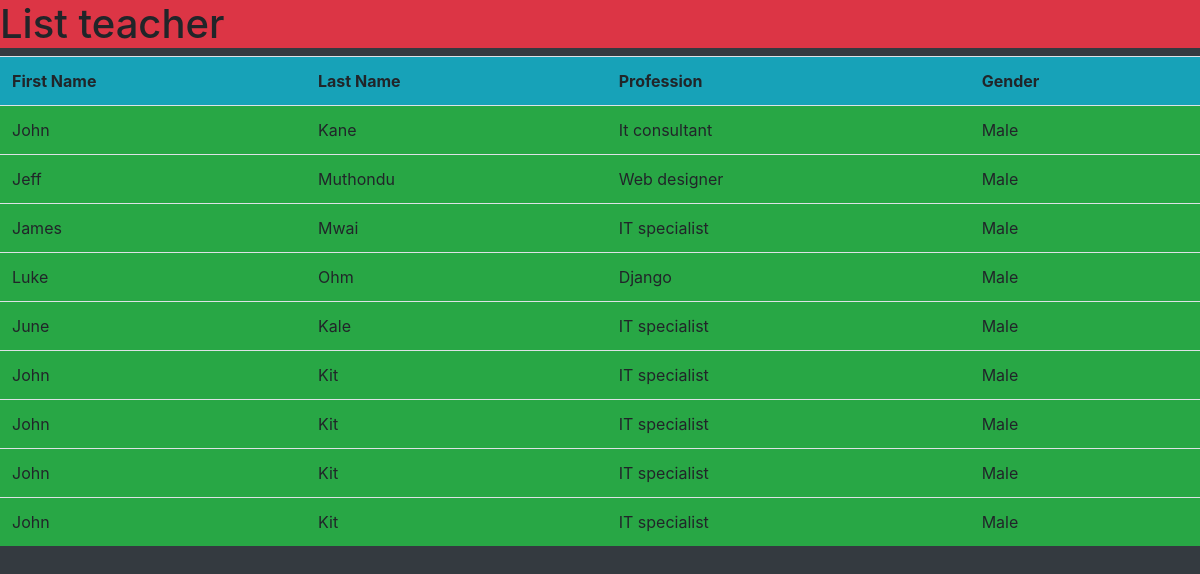
Page /teacher/list/ on the committed database.
### teacher/models.py (models this page shows, shortened)
class Teacher(models.Model):
	First_name = models.CharField(max_length=50)
	Last_name  = models.CharField(max_length = 50)
	TAC_number = models.CharField(max_length = 15)
	Subject = models.CharField(max_length = 23)
	KRA_PIN = models.CharField(max_length = 20)
	Gender = models.CharField(max_length = 20)
	Registration_number = models.CharField(max_length=5)
	Email = models.EmailField(max_length = 70)
	Phonenumber  = models.CharField(max_length = 12)
	Profession = models.CharField(max_length = 15)
	Date_employed = models.DateField(max_length = 10, null=True)

### teacher/views.py (the view)
# urls.py: path("list/", list_teachers, name = "list_teachers"),
def list_teachers(request):
	teachers = Teacher.objects.all()
	return render(request,"all_teachers.html",{"teachers":teachers})

### teacher/templates/all_teachers.html (shortened to what this page needs)
<!DOCTYPE html>
<html lang="en">
<head>
</head>
<body class="bg-dark"      ><meta charset="utf-8">
  <link rel="stylesheet" href="https://maxcdn.bootstrapcdn.com/bootstrap/4.3.1/css/bootstrap.min.css">
<h1 class="bg-danger">List teacher</h1>
<table class="table table striped">
<tr>
<th class="bg-info">First Name </th>
<th class="bg-info">Last Name </th>
<th class="bg-info">Profession</th>
<th class="bg-info">Gender</th>
</tr>
{%for teacher in teachers%}
<tr>
	<td class="bg-success">{{teacher.First_name}}</td>
	<td class="bg-success">{{teacher.Last_name}}</td>
	<td class="bg-success">{{teacher.Profession}}</td>
	<td class="bg-success">{{teacher.Gender}}</td>
</tr>
{% endfor %}
</table>
</body>
</html>

### rows in the picture
Teacher: First_name "John", Last_name "Kane", Profession "It consultant", Gender "Male"
Teacher: First_name "Jeff", Last_name "Muthondu", Profession "Web designer", Gender "Male"
Teacher: First_name "James", Last_name "Mwai", Profession "IT specialist", Gender "Male"
Teacher: First_name "Luke", Last_name "Ohm", Profession "Django", Gender "Male"
Teacher: First_name "June", Last_name "Kale", Profession "IT specialist", Gender "Male"
Teacher: First_name "John", Last_name "Kit", Profession "IT specialist", Gender "Male"
Teacher: First_name "John", Last_name "Kit", Profession "IT specialist", Gender "Male"
Teacher: First_name "John", Last_name "Kit", Profession "IT specialist", Gender "Male"
Teacher: First_name "John", Last_name "Kit", Profession "IT specialist", Gender "Male"
